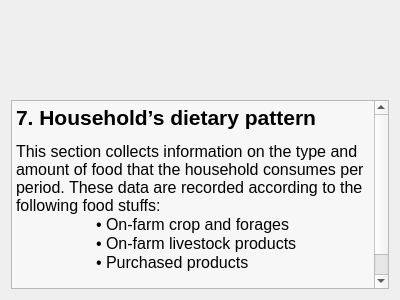
<?xml version="1.0" encoding="UTF-8"?>
<ui version="4.0">
 <class>dietCover</class>
 <widget class="QWidget" name="dietCover">
  <property name="geometry">
   <rect>
    <x>0</x>
    <y>0</y>
    <width>400</width>
    <height>300</height>
   </rect>
  </property>
  <property name="windowTitle">
   <string>Form</string>
  </property>
  <layout class="QVBoxLayout" name="verticalLayout">
   <item>
    <spacer name="verticalSpacer">
     <property name="orientation">
      <enum>Qt::Vertical</enum>
     </property>
     <property name="sizeHint" stdset="0">
      <size>
       <width>20</width>
       <height>93</height>
      </size>
     </property>
    </spacer>
   </item>
   <item>
    <widget class="QTextEdit" name="textEdit">
     <property name="palette">
      <palette>
       <active>
        <colorrole role="Base">
         <brush brushstyle="SolidPattern">
          <color alpha="127">
           <red>255</red>
           <green>255</green>
           <blue>255</blue>
          </color>
         </brush>
        </colorrole>
       </active>
       <inactive>
        <colorrole role="Base">
         <brush brushstyle="SolidPattern">
          <color alpha="127">
           <red>255</red>
           <green>255</green>
           <blue>255</blue>
          </color>
         </brush>
        </colorrole>
       </inactive>
       <disabled>
        <colorrole role="Base">
         <brush brushstyle="SolidPattern">
          <color alpha="255">
           <red>244</red>
           <green>244</green>
           <blue>244</blue>
          </color>
         </brush>
        </colorrole>
       </disabled>
      </palette>
     </property>
     <property name="autoFillBackground">
      <bool>false</bool>
     </property>
     <property name="readOnly">
      <bool>true</bool>
     </property>
     <property name="html">
      <string>&lt;!DOCTYPE HTML PUBLIC &quot;-//W3C//DTD HTML 4.0//EN&quot; &quot;http://www.w3.org/TR/REC-html40/strict.dtd&quot;&gt;
&lt;html&gt;&lt;head&gt;&lt;meta name=&quot;qrichtext&quot; content=&quot;1&quot; /&gt;&lt;style type=&quot;text/css&quot;&gt;
p, li { white-space: pre-wrap; }
&lt;/style&gt;&lt;/head&gt;&lt;body style=&quot; font-family:'Sans Serif'; font-size:12pt; font-weight:400; font-style:normal;&quot;&gt;
&lt;p style=&quot; margin-top:12px; margin-bottom:0px; margin-left:0px; margin-right:0px; -qt-block-indent:0; text-indent:0px;&quot;&gt;&lt;span style=&quot; font-size:16pt; font-weight:600;&quot;&gt;7. Household’s dietary pattern&lt;/span&gt;&lt;/p&gt;
&lt;p style=&quot; margin-top:12px; margin-bottom:0px; margin-left:0px; margin-right:0px; -qt-block-indent:0; text-indent:0px;&quot;&gt;This section collects information on the type and amount of food that the household consumes per period. These data are recorded according to the following food stuffs:&lt;/p&gt;
&lt;p style=&quot; margin-top:0px; margin-bottom:0px; margin-left:0px; margin-right:0px; -qt-block-indent:0; text-indent:0px;&quot;&gt;	• On-farm crop and forages&lt;/p&gt;
&lt;p style=&quot; margin-top:0px; margin-bottom:0px; margin-left:0px; margin-right:0px; -qt-block-indent:0; text-indent:0px;&quot;&gt;	• On-farm livestock products&lt;/p&gt;
&lt;p style=&quot; margin-top:0px; margin-bottom:0px; margin-left:0px; margin-right:0px; -qt-block-indent:0; text-indent:0px;&quot;&gt;	• Purchased products&lt;/p&gt;
&lt;p style=&quot;-qt-paragraph-type:empty; margin-top:0px; margin-bottom:0px; margin-left:0px; margin-right:0px; -qt-block-indent:0; text-indent:0px;&quot;&gt;&lt;/p&gt;
&lt;p style=&quot;-qt-paragraph-type:empty; margin-top:0px; margin-bottom:0px; margin-left:0px; margin-right:0px; -qt-block-indent:0; text-indent:0px;&quot;&gt;&lt;/p&gt;&lt;/body&gt;&lt;/html&gt;</string>
     </property>
    </widget>
   </item>
  </layout>
 </widget>
 <resources/>
 <connections/>
</ui>
